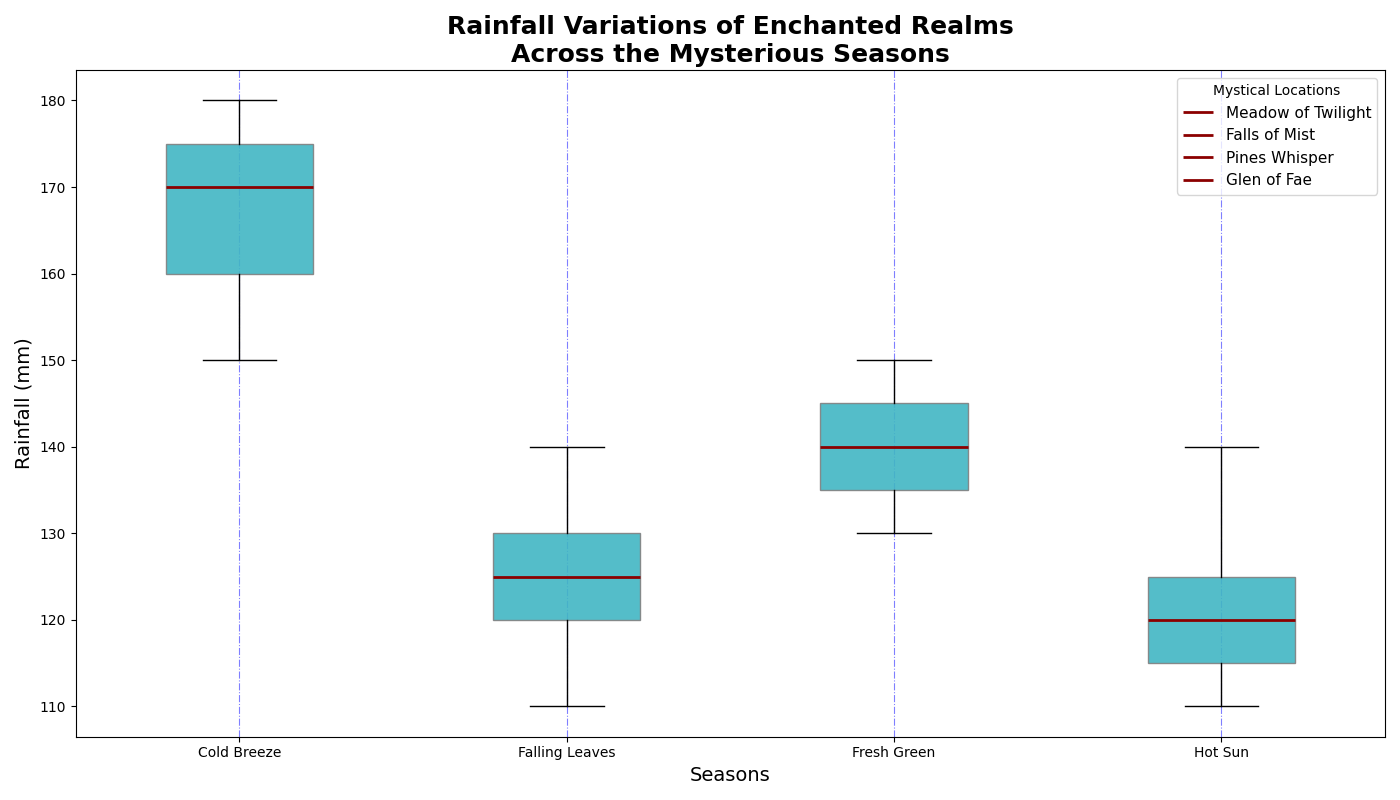

Python code for this plot:
import matplotlib.pyplot as plt
import numpy as np

seasons = ['Cold Breeze', 'Falling Leaves', 'Fresh Green', 'Hot Sun']

rainfall_data = {
    'Meadow of Twilight': [175, 125, 145, 115],
    'Falls of Mist': [150, 110, 140, 120],
    'Pines Whisper': [180, 140, 135, 125],
    'Glen of Fae': [160, 120, 130, 110],
    'Grove of Enchant': [170, 130, 150, 140]
}

season_data = np.array(list(rainfall_data.values()))

fig, ax = plt.subplots(figsize=(14, 8))

boxplots = ax.boxplot(season_data, notch=False, vert=True, patch_artist=True, labels=seasons)

single_color = '#41b6c4'  # Use a single color for all box plots

for patch in boxplots['boxes']:
    patch.set_facecolor(single_color)
    patch.set_alpha(0.9)
    patch.set_edgecolor('grey')

for median in boxplots['medians']:
    median.set_color('darkred')
    median.set_linewidth(2)

ax.set_title('Rainfall Variations of Enchanted Realms\nAcross the Mysterious Seasons', fontsize=18, fontweight='bold')
ax.set_ylabel('Rainfall (mm)', fontsize=14)
ax.set_xlabel('Seasons', fontsize=14)
ax.xaxis.grid(True, linestyle='-.', color='blue', alpha=0.5)

location_labels = rainfall_data.keys()
for line, label in zip(boxplots['medians'], location_labels):
    line.set_label(label)

ax.legend(title='Mystical Locations', fontsize=11, loc='upper right')

plt.tight_layout()
plt.show()
